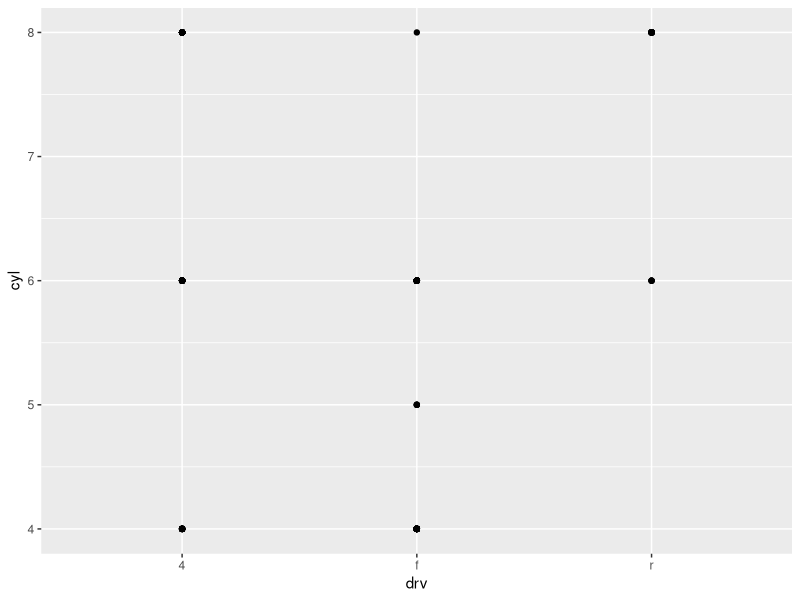
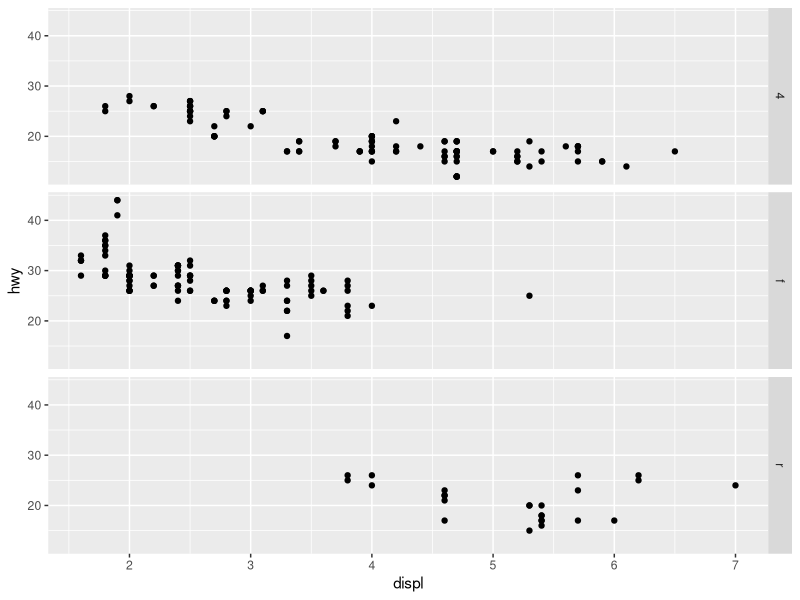
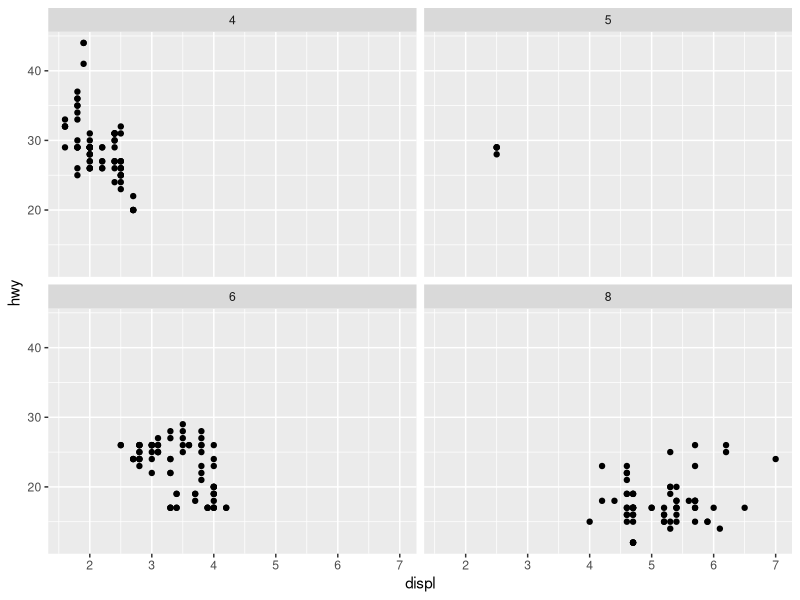
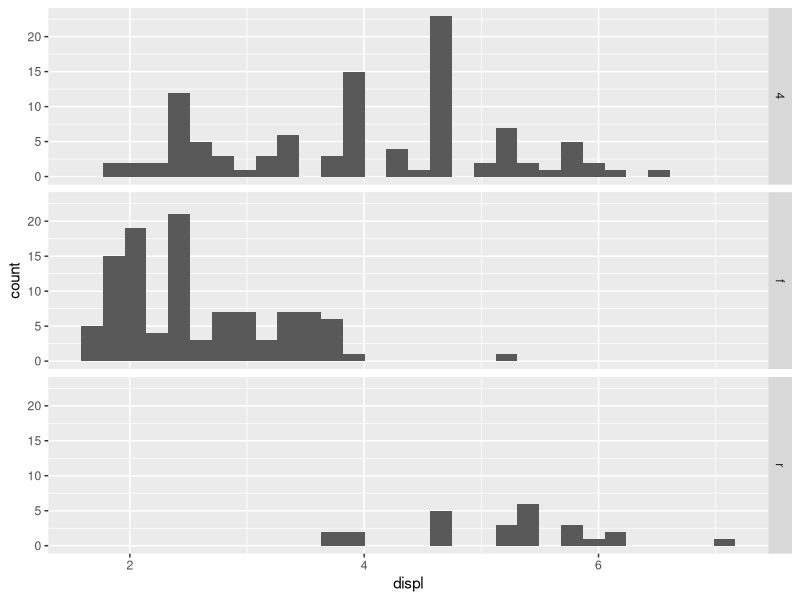
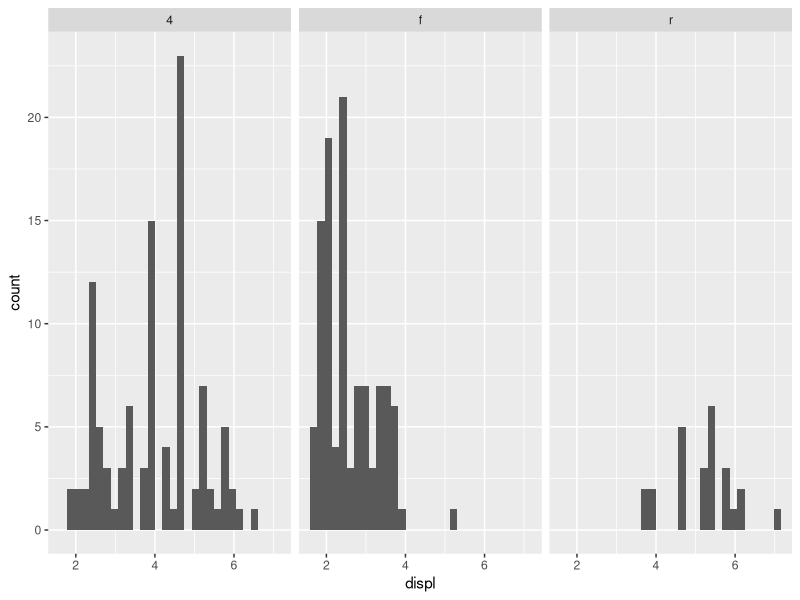
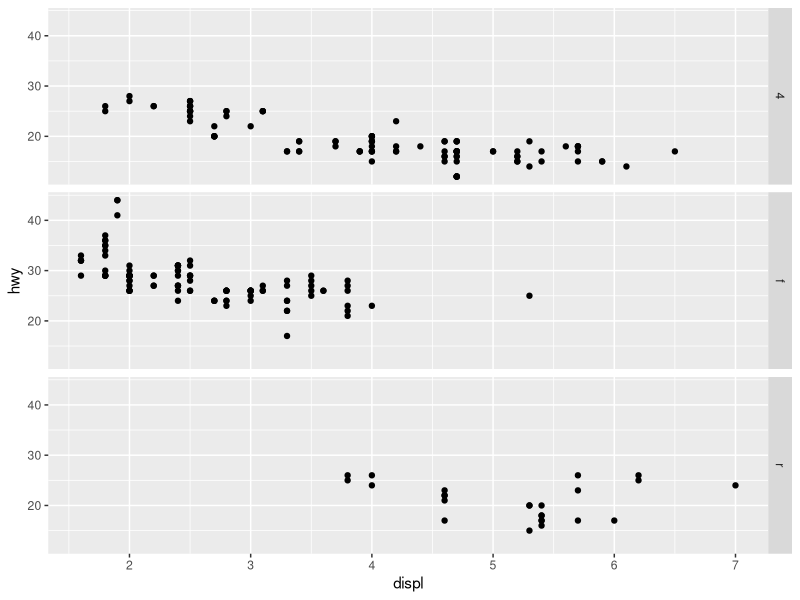
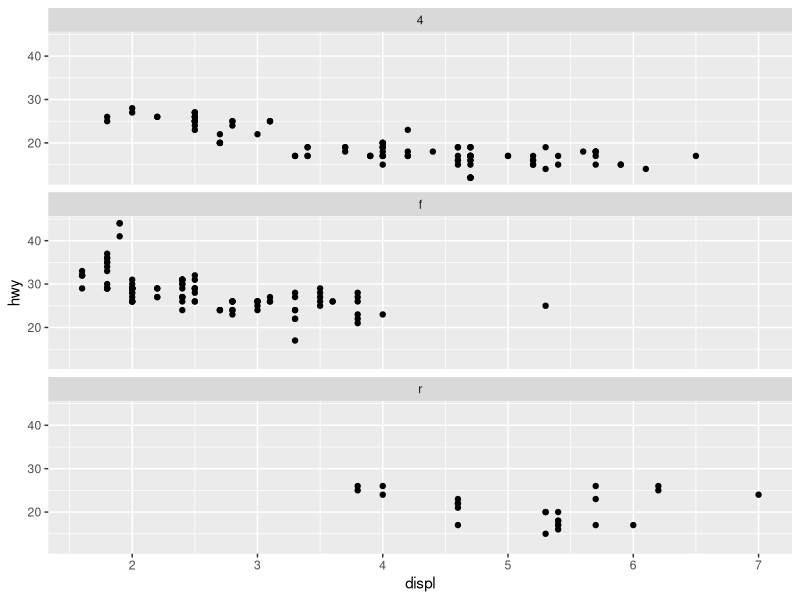

Recreate these plots in R, in order.
# Facets

library(tidyverse)
?facet_wrap

ggplot(mpg) +
  geom_point(aes(x = drv, y = cyl))

ggplot(mpg) +
  geom_point(aes(x = displ, y = hwy)) +
  facet_grid(drv ~ .)

ggplot(mpg) +
  geom_point(aes(x = displ, y = hwy)) +
  facet_wrap(~cyl, nrow = 2)

ggplot(mpg, aes(x = displ)) + 
  geom_histogram() + 
  facet_grid(drv ~ .)

ggplot(mpg, aes(x = displ)) + 
  geom_histogram() +
  facet_grid(. ~ drv)

ggplot(mpg) + 
  geom_point(aes(x = displ, y = hwy)) +
  facet_grid(drv ~ .)

ggplot(mpg) +
  geom_point(aes(x = displ, y=hwy)) +
  facet_wrap(~drv, ncol = 1)

